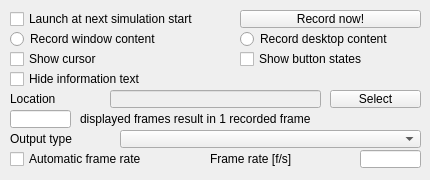
<?xml version="1.0" encoding="UTF-8"?>
<ui version="4.0">
 <class>CQDlgAviRecorder</class>
 <widget class="QDialog" name="CQDlgAviRecorder">
  <property name="geometry">
   <rect>
    <x>0</x>
    <y>0</y>
    <width>430</width>
    <height>180</height>
   </rect>
  </property>
  <property name="windowTitle">
   <string>Video Recorder</string>
  </property>
  <property name="locale">
   <locale language="English" country="UnitedStates"/>
  </property>
  <widget class="QCheckBox" name="launchAtSimulationStart">
   <property name="geometry">
    <rect>
     <x>10</x>
     <y>10</y>
     <width>221</width>
     <height>18</height>
    </rect>
   </property>
   <property name="focusPolicy">
    <enum>Qt::StrongFocus</enum>
   </property>
   <property name="text">
    <string>Launch at next simulation start</string>
   </property>
  </widget>
  <widget class="QToolButton" name="recordNow">
   <property name="geometry">
    <rect>
     <x>240</x>
     <y>10</y>
     <width>181</width>
     <height>18</height>
    </rect>
   </property>
   <property name="focusPolicy">
    <enum>Qt::StrongFocus</enum>
   </property>
   <property name="text">
    <string>Record now!</string>
   </property>
  </widget>
  <widget class="QCheckBox" name="showCursor">
   <property name="geometry">
    <rect>
     <x>10</x>
     <y>50</y>
     <width>181</width>
     <height>18</height>
    </rect>
   </property>
   <property name="focusPolicy">
    <enum>Qt::StrongFocus</enum>
   </property>
   <property name="text">
    <string>Show cursor</string>
   </property>
  </widget>
  <widget class="QCheckBox" name="showButtons">
   <property name="geometry">
    <rect>
     <x>240</x>
     <y>50</y>
     <width>181</width>
     <height>18</height>
    </rect>
   </property>
   <property name="focusPolicy">
    <enum>Qt::StrongFocus</enum>
   </property>
   <property name="text">
    <string>Show button states</string>
   </property>
  </widget>
  <widget class="QCheckBox" name="hideInfos">
   <property name="geometry">
    <rect>
     <x>10</x>
     <y>70</y>
     <width>201</width>
     <height>18</height>
    </rect>
   </property>
   <property name="focusPolicy">
    <enum>Qt::StrongFocus</enum>
   </property>
   <property name="text">
    <string>Hide information text</string>
   </property>
  </widget>
  <widget class="QLabel" name="label">
   <property name="geometry">
    <rect>
     <x>10</x>
     <y>90</y>
     <width>91</width>
     <height>18</height>
    </rect>
   </property>
   <property name="text">
    <string>Location</string>
   </property>
  </widget>
  <widget class="QLineEdit" name="fileLocation">
   <property name="enabled">
    <bool>false</bool>
   </property>
   <property name="geometry">
    <rect>
     <x>110</x>
     <y>90</y>
     <width>211</width>
     <height>18</height>
    </rect>
   </property>
  </widget>
  <widget class="QToolButton" name="selectLocation">
   <property name="geometry">
    <rect>
     <x>330</x>
     <y>90</y>
     <width>91</width>
     <height>18</height>
    </rect>
   </property>
   <property name="focusPolicy">
    <enum>Qt::StrongFocus</enum>
   </property>
   <property name="text">
    <string>Select</string>
   </property>
  </widget>
  <widget class="QLineEdit" name="displayedFramesVsRecordedFrame">
   <property name="geometry">
    <rect>
     <x>10</x>
     <y>110</y>
     <width>61</width>
     <height>18</height>
    </rect>
   </property>
  </widget>
  <widget class="QLabel" name="label_2">
   <property name="geometry">
    <rect>
     <x>80</x>
     <y>110</y>
     <width>291</width>
     <height>18</height>
    </rect>
   </property>
   <property name="text">
    <string>displayed frames result in 1 recorded frame</string>
   </property>
  </widget>
  <widget class="QLabel" name="label_3">
   <property name="geometry">
    <rect>
     <x>210</x>
     <y>150</y>
     <width>141</width>
     <height>18</height>
    </rect>
   </property>
   <property name="text">
    <string>Frame rate [f/s]</string>
   </property>
  </widget>
  <widget class="QLineEdit" name="frameRate">
   <property name="geometry">
    <rect>
     <x>360</x>
     <y>150</y>
     <width>61</width>
     <height>18</height>
    </rect>
   </property>
  </widget>
  <widget class="QComboBox" name="qqOutputTypeCombo">
   <property name="geometry">
    <rect>
     <x>120</x>
     <y>130</y>
     <width>301</width>
     <height>18</height>
    </rect>
   </property>
   <property name="maxVisibleItems">
    <number>30</number>
   </property>
  </widget>
  <widget class="QLabel" name="label_5">
   <property name="geometry">
    <rect>
     <x>10</x>
     <y>130</y>
     <width>101</width>
     <height>18</height>
    </rect>
   </property>
   <property name="text">
    <string>Output type</string>
   </property>
  </widget>
  <widget class="QCheckBox" name="autoFrameRate">
   <property name="geometry">
    <rect>
     <x>10</x>
     <y>150</y>
     <width>161</width>
     <height>18</height>
    </rect>
   </property>
   <property name="focusPolicy">
    <enum>Qt::StrongFocus</enum>
   </property>
   <property name="text">
    <string>Automatic frame rate</string>
   </property>
  </widget>
  <widget class="QRadioButton" name="recordDesktopInstead">
   <property name="geometry">
    <rect>
     <x>240</x>
     <y>30</y>
     <width>181</width>
     <height>18</height>
    </rect>
   </property>
   <property name="focusPolicy">
    <enum>Qt::StrongFocus</enum>
   </property>
   <property name="text">
    <string>Record desktop content</string>
   </property>
  </widget>
  <widget class="QRadioButton" name="recordWindowInstead">
   <property name="geometry">
    <rect>
     <x>10</x>
     <y>30</y>
     <width>211</width>
     <height>18</height>
    </rect>
   </property>
   <property name="focusPolicy">
    <enum>Qt::StrongFocus</enum>
   </property>
   <property name="text">
    <string>Record window content</string>
   </property>
  </widget>
 </widget>
 <tabstops>
  <tabstop>launchAtSimulationStart</tabstop>
  <tabstop>recordNow</tabstop>
  <tabstop>recordWindowInstead</tabstop>
  <tabstop>recordDesktopInstead</tabstop>
  <tabstop>showCursor</tabstop>
  <tabstop>showButtons</tabstop>
  <tabstop>hideInfos</tabstop>
  <tabstop>fileLocation</tabstop>
  <tabstop>selectLocation</tabstop>
  <tabstop>displayedFramesVsRecordedFrame</tabstop>
  <tabstop>qqOutputTypeCombo</tabstop>
  <tabstop>autoFrameRate</tabstop>
  <tabstop>frameRate</tabstop>
 </tabstops>
 <resources/>
 <connections/>
</ui>
